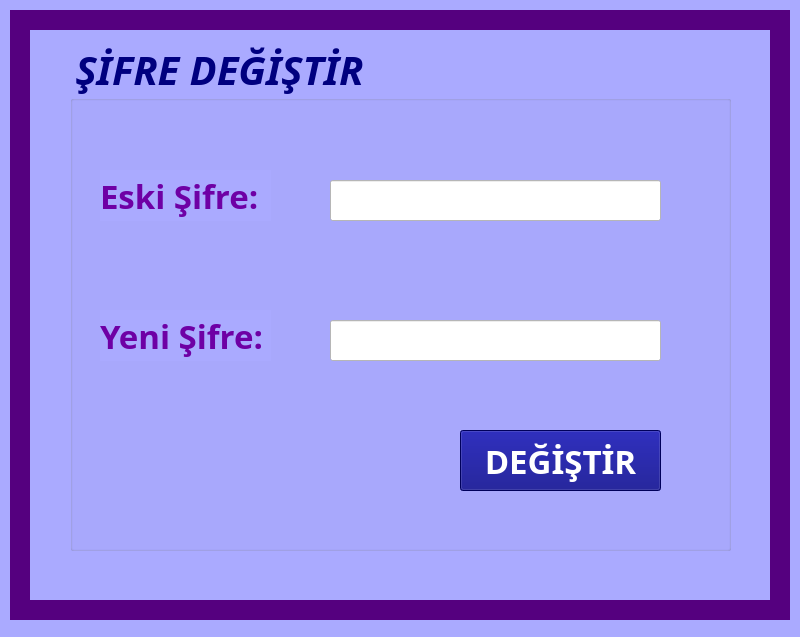
<?xml version="1.0" encoding="UTF-8"?>
<ui version="4.0">
 <class>Form</class>
 <widget class="QWidget" name="Form">
  <property name="geometry">
   <rect>
    <x>0</x>
    <y>0</y>
    <width>800</width>
    <height>637</height>
   </rect>
  </property>
  <property name="windowTitle">
   <string>Ana Şifre Değiştir</string>
  </property>
  <property name="styleSheet">
   <string notr="true">background-color: rgb(170, 170, 255);</string>
  </property>
  <widget class="QGroupBox" name="groupBox">
   <property name="geometry">
    <rect>
     <x>70</x>
     <y>40</y>
     <width>661</width>
     <height>511</height>
    </rect>
   </property>
   <property name="font">
    <font>
     <family>Gabriola</family>
     <pointsize>30</pointsize>
     <weight>75</weight>
     <italic>true</italic>
     <bold>true</bold>
    </font>
   </property>
   <property name="styleSheet">
    <string notr="true">color: rgb(0, 0, 127);</string>
   </property>
   <property name="title">
    <string>ŞİFRE DEĞİŞTİR</string>
   </property>
   <widget class="QLabel" name="label_2">
    <property name="geometry">
     <rect>
      <x>30</x>
      <y>130</y>
      <width>171</width>
      <height>51</height>
     </rect>
    </property>
    <property name="font">
     <font>
      <family>Gabriola</family>
      <pointsize>25</pointsize>
      <weight>75</weight>
      <bold>true</bold>
     </font>
    </property>
    <property name="styleSheet">
     <string notr="true">color: rgb(110, 0, 165);</string>
    </property>
    <property name="text">
     <string>Eski Şifre:</string>
    </property>
   </widget>
   <widget class="QLabel" name="label_3">
    <property name="geometry">
     <rect>
      <x>30</x>
      <y>270</y>
      <width>171</width>
      <height>51</height>
     </rect>
    </property>
    <property name="font">
     <font>
      <family>Gabriola</family>
      <pointsize>25</pointsize>
      <weight>75</weight>
      <bold>true</bold>
     </font>
    </property>
    <property name="styleSheet">
     <string notr="true">color: rgb(110, 0, 165);</string>
    </property>
    <property name="text">
     <string>Yeni Şifre:</string>
    </property>
   </widget>
   <widget class="QPushButton" name="buttonSifreDegistir">
    <property name="geometry">
     <rect>
      <x>390</x>
      <y>390</y>
      <width>201</width>
      <height>61</height>
     </rect>
    </property>
    <property name="font">
     <font>
      <family>Gabriola</family>
      <pointsize>25</pointsize>
      <weight>75</weight>
      <bold>true</bold>
     </font>
    </property>
    <property name="styleSheet">
     <string notr="true">color: rgb(255, 255, 255);
background-color: rgb(0, 0, 127);</string>
    </property>
    <property name="text">
     <string>DEĞİŞTİR</string>
    </property>
   </widget>
   <widget class="QLineEdit" name="text1">
    <property name="geometry">
     <rect>
      <x>260</x>
      <y>140</y>
      <width>331</width>
      <height>41</height>
     </rect>
    </property>
    <property name="font">
     <font>
      <pointsize>15</pointsize>
     </font>
    </property>
    <property name="styleSheet">
     <string notr="true">background-color: rgb(255, 255, 255);</string>
    </property>
    <property name="echoMode">
     <enum>QLineEdit::Password</enum>
    </property>
   </widget>
   <widget class="QLineEdit" name="text2">
    <property name="geometry">
     <rect>
      <x>260</x>
      <y>280</y>
      <width>331</width>
      <height>41</height>
     </rect>
    </property>
    <property name="font">
     <font>
      <pointsize>15</pointsize>
     </font>
    </property>
    <property name="styleSheet">
     <string notr="true">background-color: rgb(255, 255, 255);</string>
    </property>
    <property name="echoMode">
     <enum>QLineEdit::Password</enum>
    </property>
   </widget>
  </widget>
  <widget class="QLabel" name="label_7">
   <property name="geometry">
    <rect>
     <x>10</x>
     <y>600</y>
     <width>771</width>
     <height>20</height>
    </rect>
   </property>
   <property name="styleSheet">
    <string notr="true">background-color: rgb(85, 0, 127);</string>
   </property>
   <property name="text">
    <string/>
   </property>
  </widget>
  <widget class="QLabel" name="label_8">
   <property name="geometry">
    <rect>
     <x>10</x>
     <y>10</y>
     <width>771</width>
     <height>20</height>
    </rect>
   </property>
   <property name="styleSheet">
    <string notr="true">background-color: rgb(85, 0, 127);</string>
   </property>
   <property name="text">
    <string/>
   </property>
  </widget>
  <widget class="QLabel" name="label_5">
   <property name="geometry">
    <rect>
     <x>770</x>
     <y>10</y>
     <width>20</width>
     <height>610</height>
    </rect>
   </property>
   <property name="styleSheet">
    <string notr="true">background-color: rgb(85, 0, 127);</string>
   </property>
   <property name="text">
    <string/>
   </property>
  </widget>
  <widget class="QLabel" name="label_6">
   <property name="geometry">
    <rect>
     <x>10</x>
     <y>10</y>
     <width>20</width>
     <height>610</height>
    </rect>
   </property>
   <property name="styleSheet">
    <string notr="true">background-color: rgb(85, 0, 127);</string>
   </property>
   <property name="text">
    <string/>
   </property>
  </widget>
 </widget>
 <resources/>
 <connections/>
</ui>
